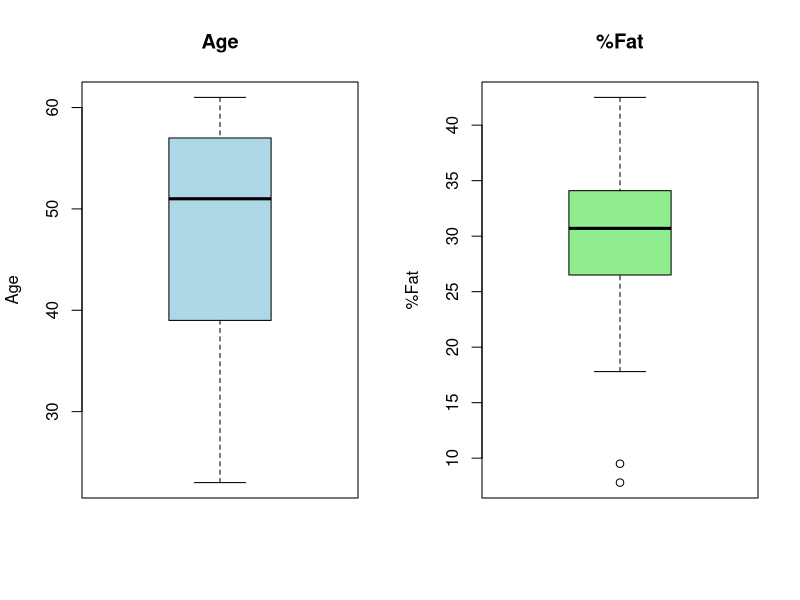
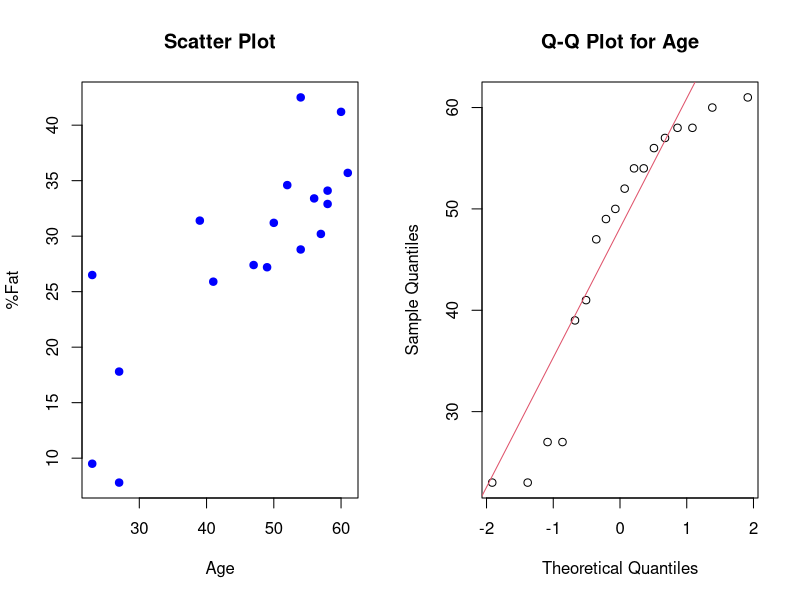
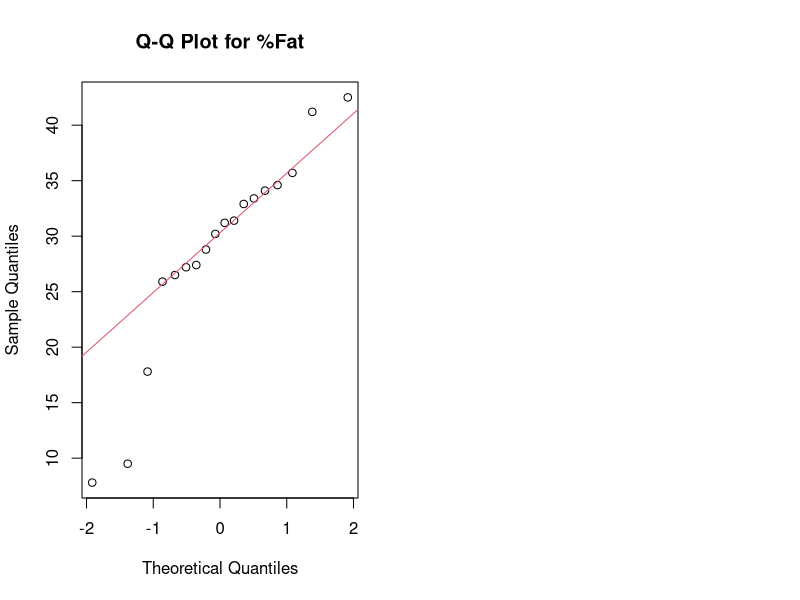

Write the R code that produced these figures, in order.
age <- c(23,23,27,27,39,41,47,49,50,52,54,54,56,57,58,58,60,61)
body_fat <- c(9.5,26.5,7.8,17.8,31.4,25.9,27.4,27.2,31.2,34.6,42.5,28.8,33.4,30.2,34.1,32.9,41.2,35.7)
mean_age <- mean(age)
median_age <- median(age)
sd_age <- sd(age)

mean_body_fat <- mean(body_fat)
median_body_fat <- median(body_fat)
sd_body_fat <- sd(body_fat)
cat("Age Mean:", mean_age, "\n")
cat("Age Median:", median_age, "\n")
cat("Age Standard Deviation:", sd_age, "\n")

cat("%Fat Mean:", mean_body_fat, "\n")
cat("%Fat Median:", median_body_fat, "\n")
cat("%Fat Standard Deviation:", sd_body_fat, "\n")

par(mfrow = c(1, 2))  # To create a 1x2 grid for plots
boxplot(age, main = "Age", ylab = "Age", col = "lightblue")
boxplot(body_fat, main = "%Fat", ylab = "%Fat", col = "lightgreen")


par(mfrow = c(1, 2)) 

plot(age, body_fat, main = "Scatter Plot", xlab = "Age", ylab = "%Fat", pch = 19, col = "blue")


qqnorm(age, main = "Q-Q Plot for Age")
qqline(age, col = 2)                                                                                                                                                                                                                                               

qqnorm(body_fat, main = "Q-Q Plot for %Fat")
qqline(body_fat, col = 2)
